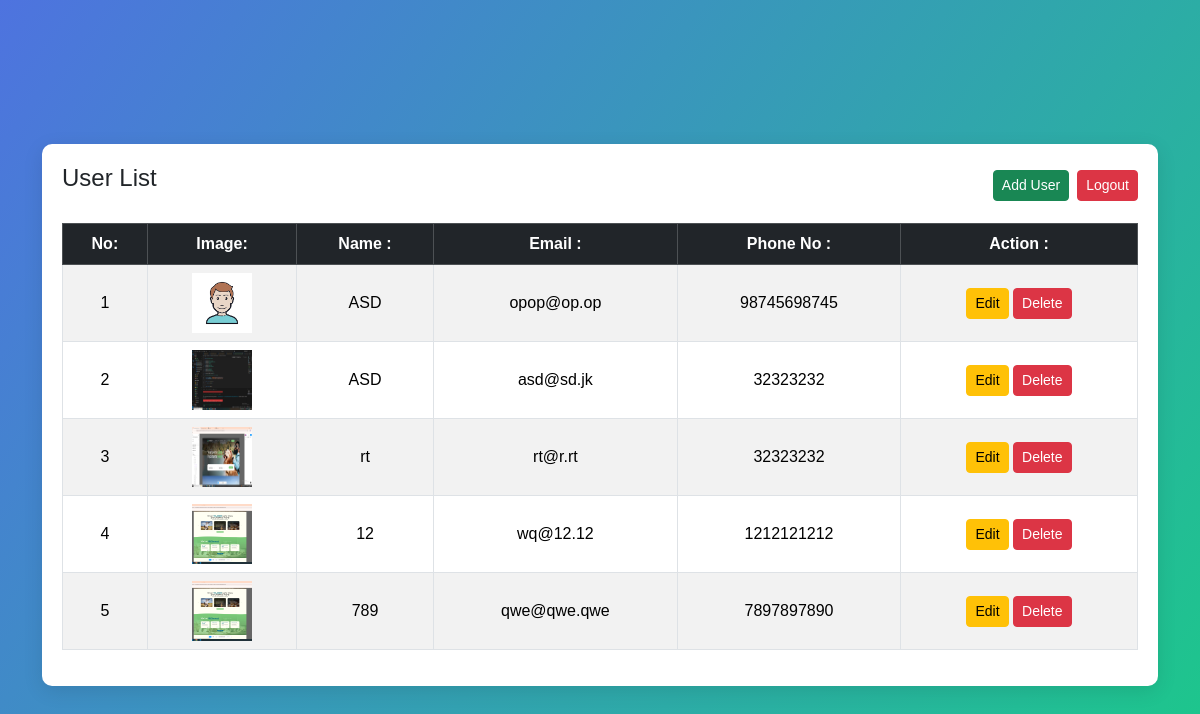
The page /CRUD_OOPs/dashboard.php (signed in) on the database its author committed.
### tables this page shows
CREATE TABLE `users` (
  `id` int(255) NOT NULL,
  `name` varchar(255) NOT NULL,
  `email` varchar(255) NOT NULL,
  `phone` varchar(255) NOT NULL,
  `password` varchar(255) NOT NULL,
  `image` varchar(255) NOT NULL
);

### CRUD_OOPs/connfig/database.php (called while the page is built, shortened)
<?php
class Database {
    private $servername = "localhost";
    private $username   = "root";
    private $password   = "";
    private $dbname     = "php_oop";
    protected function connect() {
        $conn = new mysqli(
            $this->servername,
            $this->username,
            $this->password,
            $this->dbname
        );
        return $conn;
    }
}
class Query extends Database {
    public function getData($table, $fields = "*", $condition = "") {
        $conn = $this->connect();
        $sql = "SELECT $fields FROM $table";
        $result = $conn->query($sql);
        if ($result->num_rows > 0) {
            $rows = [];
            while ($row = $result->fetch_assoc()) {
                $rows[] = $row;
            }
            return $rows;
        } else {
            return [];
        }
    }
}

### CRUD_OOPs/dashboard.php (the view, shortened to what this page needs)
<?php
require_once "connfig/database.php";
$obj = new Query();
$users = $obj->getData('users', '*');
?>
<!DOCTYPE html>
<html lang="en">
<head>
    <link href="https://cdn.jsdelivr.net/npm/bootstrap@5.3.2/dist/css/bootstrap.min.css" rel="stylesheet">
</head>
<body>
    <div class="container">
        <div class="table-card">
            <div class="d-flex justify-content-between align-items-center mb-3">
                <h4>User List</h4>
                <div class="d-flex gap-2">
                    <a href="add-user.php" class="btn btn-success btn-sm">Add User</a>
                    <a href="logout.php" class="btn btn-danger btn-sm">Logout</a>
                </div>
            </div>
            <div class="table-responsive">
                <table class="table table-bordered table-hover table-striped text-center align-middle">
                    <thead class="table-dark">
                        <tr>
                            <th>No:</th>
                            <th>Image:</th>
                            <th>Name :</th>
                            <th>Email :</th>
                            <th>Phone No :</th>
                            <th>Action :</th>
                        </tr>
                    </thead>
                    <tbody>
                        <?php if (!empty($users)) { ?>
                        <?php $i = 1; ?>
                        <?php foreach ($users as $user) { ?>
                        <tr>
                            <td><?= $i++ ?></td>
                            <td><img src="uploads/<?= $user['image'] ?>" width="60" height="60"></td>
                            <td><?= $user['name'] ?></td>
                            <td><?= $user['email'] ?></td>
                            <td><?= $user['phone'] ?></td>
                            <td>
                                <a href="edit-usesr.php?id=<?= $user['id'] ?>" class="btn btn-warning btn-sm">Edit</a>
                                <a href="dashboard.php?delete=<?= $user['id'] ?>"
                                    class="btn btn-danger btn-sm">Delete</a>
                            </td>
                        </tr>
                        <?php } ?>
                        <?php } else { ?>
                        <tr>
                            <td colspan="5">No users found</td>
                        </tr>
                        <?php } ?>
                    </tbody>
                </table>
            </div>
        </div>
    </div>
</body>
</html>

### CRUD_OOPs/dashboard.php (style rules this page uses)
body { font-family: Arial, sans-serif; height: 100vh; display: flex; justify-content: center; align-items: center; background: linear-gradient(125deg, #4e73df, #1cc88a); }
.container { margin-top: 30px; }
.table-card { background: #fff; border-radius: 10px; padding: 20px; box-shadow: 0 5px 20px rgba(0, 0, 0, 0.1); }
.table-card h4 { margin-bottom: 15px; }
.table thead th { text-align: center; }
.table tbody td { vertical-align: middle; }

### rows shown on the page
users: image (picture), name "ASD", email "opop@op.op", phone "98745698745"
users: image (picture), name "ASD", email "asd@sd.jk", phone "32323232"
users: image (picture), name "rt", email "rt@r.rt", phone "32323232"
users: image (picture), name "12", email "wq@12.12", phone "1212121212"
users: image (picture), name "789", email "qwe@qwe.qwe", phone "7897897890"
